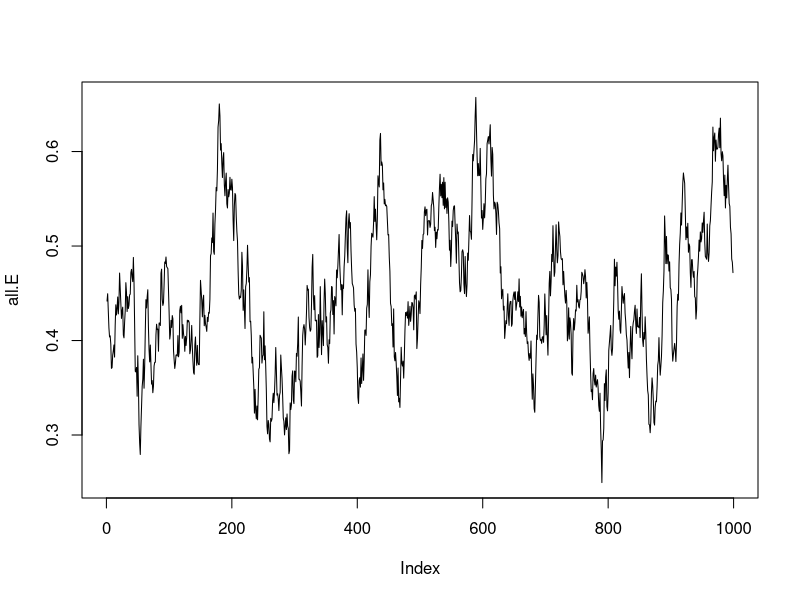
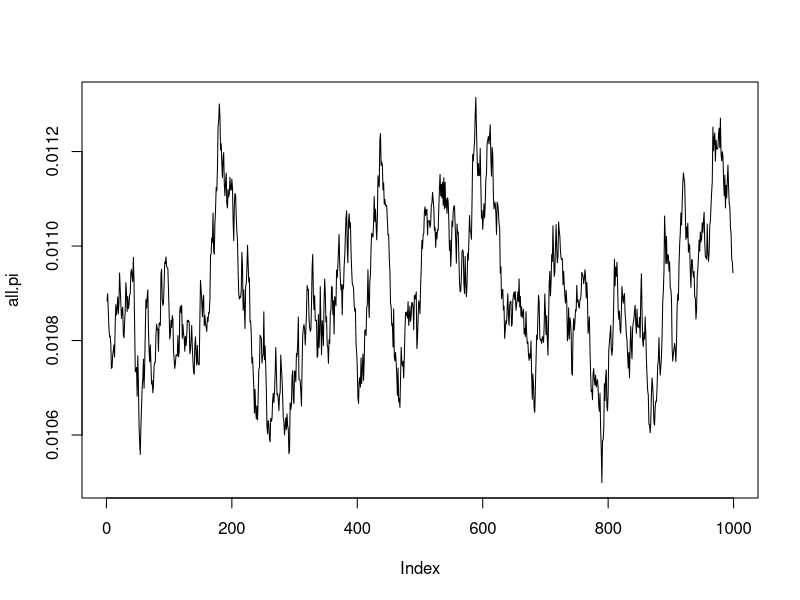
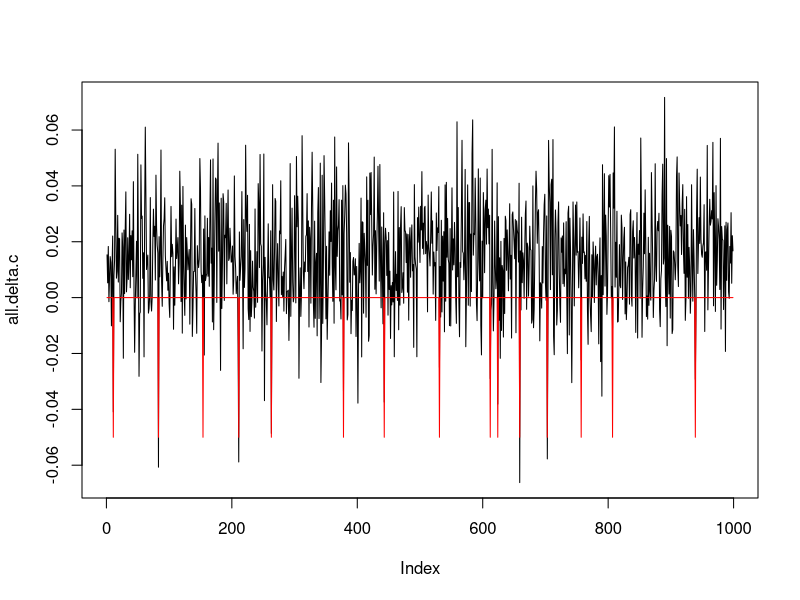

The R source for these figures, in order:

# Calibration:
mu         <- .015
sigma_eta  <- .018
d          <- -.05
ell_0      <- .01
ell_1      <- .01
nu         <- .966
Theta      <- 1
chi        <- .2
sigma_zeta <- .01

n <- 1000

# Mean of E: 
E.0 <- Theta * mu / ( 1 - nu )

all.E       <- NULL
all.delta.c <- NULL
all.delta.c.no.D <- NULL
all.T       <- NULL
all.N       <- NULL
all.pi       <- NULL
all.D       <- NULL


E <- E.0 # Simulation start from unconditional value of E_t.
for(t in 2:n){
  eta  <- rnorm(1)
  zeta <- rnorm(1)
  E <- nu * E + Theta * (mu + sigma_eta * eta) + sigma_zeta * zeta
  T <- chi * E
  pi <- ell_0 + ell_1 * T
  N <- rpois(1,pi)
  D <- N * d
  delta.c <- mu + sigma_eta * eta + D
  delta.c.no.D <- mu + sigma_eta * eta
  
  all.E       <- c(all.E,E)
  all.delta.c <- c(all.delta.c,delta.c)
  all.delta.c.no.D <- c(all.delta.c.no.D,delta.c.no.D)
  all.T       <- c(all.T,T)
  all.N       <- c(all.N,N)
  all.D       <- c(all.D,D)
  all.pi     <- c(all.pi,pi)
}

plot(all.E,type="l")
plot(all.pi,type="l")
plot(all.delta.c,type="l")
lines(all.D,col="red")

#plot(density(all.delta.c-mu))
#lines(density(all.delta.c.no.D-mu),col="red")



